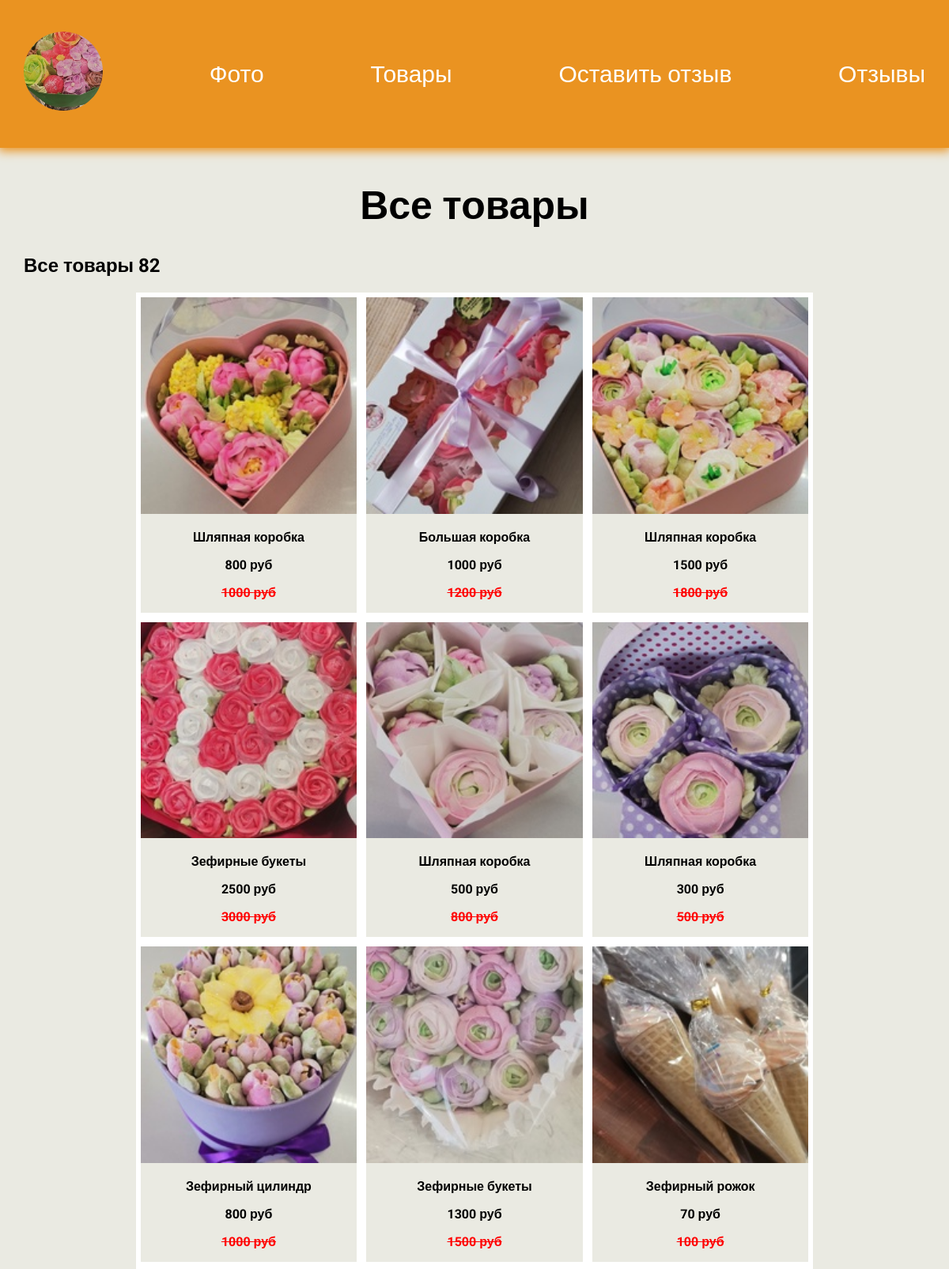
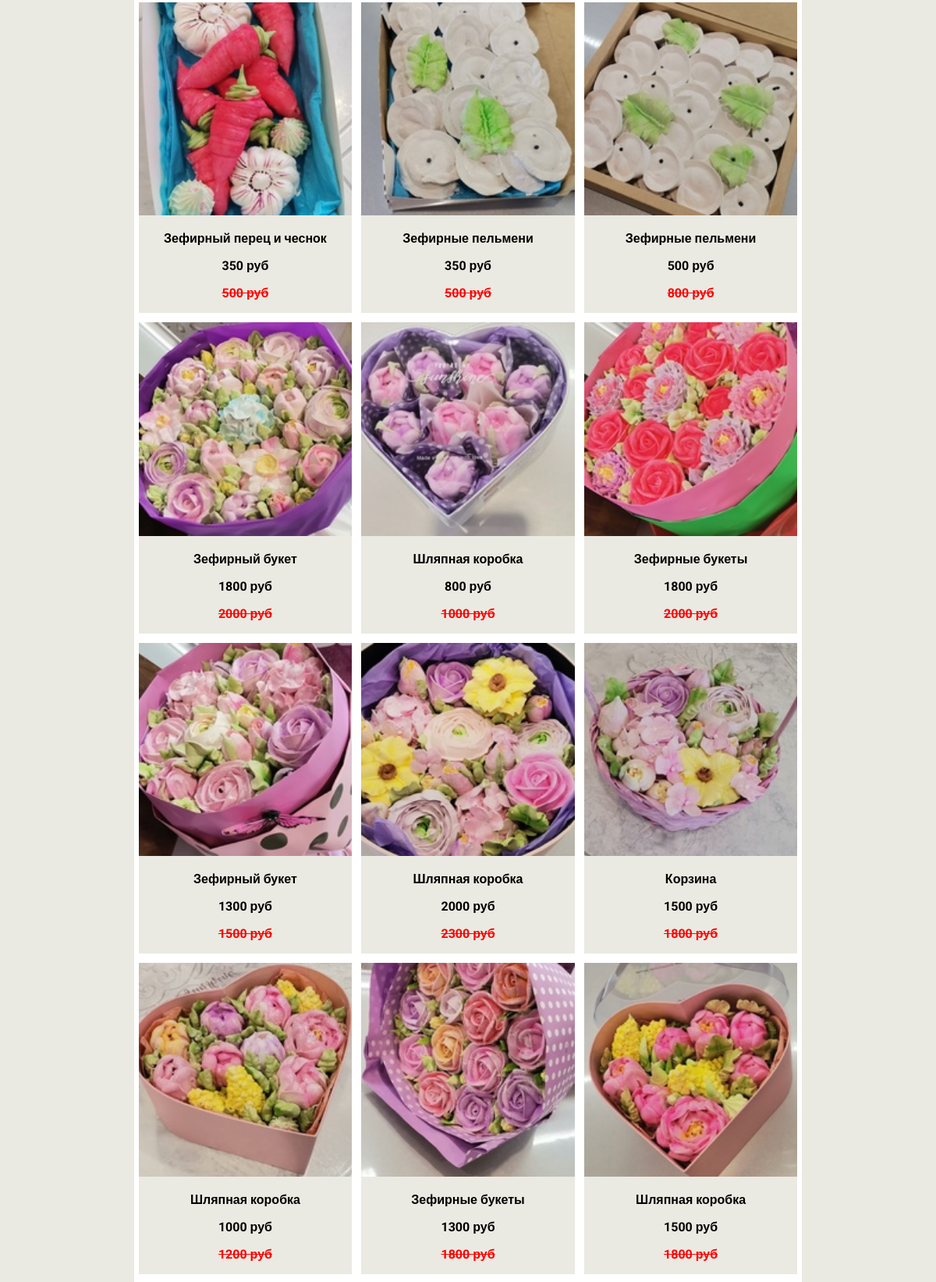
The app's page /product/ (upper part) with its own data (2 pictures, top to bottom).
### product/models.py (models this page shows, shortened)
class Product(models.Model):
    title = models.CharField(max_length=200, null=True, blank=True)
    name = models.CharField(max_length=200, null=True, blank=True)
    date = models.DateField()
    image = models.ImageField(upload_to='web/images/')
    new_price = models.IntegerField(default=0, null=True, blank=True)
    old_price = models.IntegerField(default=0, null=True, blank=True)

### product/views.py (the view)
# urls.py: path("", views.products, name='products'),
def products(request):
    product = Product.objects.order_by('-date')
    return render(request, 'product/products.html', {'products': product})

### product/templates/product/products.html
{% extends 'web/base.html' %}
{% load static %}
{% block content %}
<h1>Все товары</h1>
<h2 class="count">Все товары {{ products.count }}</h2>
    <div class="element_product">
        {% for product in products %}
        <div class="top">
            <a href="{% url 'product:detail' product.id %}">
                <img src="{{ product.image.url }}" alt="">
            </a>
                <p>{{ product.name }}</p>
                <p>{{ product.new_price }} руб</p>
            {% if product.old_price %}
                <p class="price">{{ product.old_price }} руб</p>
            {% endif %}
        </div>
        {% endfor %}
    </div>
{% endblock %}

### web/static/css/style.css (style rules this page uses)
body { font-family: 'Roboto',sans-serif; padding: 0; margin: 0; background:rgb(234, 234, 226); min-height: 100vh; margin: 0; display: flex; flex-direction: column; }
.element_product { display: flex; flex-wrap: wrap; justify-content:center; margin-bottom: 60px; }
.element_product .top { border: 6px solid #FFF; text-align: center; width: 24%; font-weight: bold; }
.top img { width: 100%; }
.price { color: red; text-decoration: line-through; }
h1 { text-align: center; font-size: 50px; }

### web/templates/web/base.html (style rules this page uses)
a { text-decoration:none; }

### records on screen
Product: image (picture), name "Шляпная коробка", new_price "800", old_price "1000"
Product: image (picture), name "Большая коробка", new_price "1000", old_price "1200"
Product: image (picture), name "Шляпная коробка", new_price "1500", old_price "1800"
Product: image (picture), name "Зефирные букеты", new_price "2500", old_price "3000"
Product: image (picture), name "Шляпная коробка", new_price "500", old_price "800"
Product: image (picture), name "Шляпная коробка", new_price "300", old_price "500"
Product: image (picture), name "Зефирный цилиндр", new_price "800", old_price "1000"
Product: image (picture), name "Зефирные букеты", new_price "1300", old_price "1500"
Product: image (picture), name "Зефирный рожок", new_price "70", old_price "100"
Product: image (picture), name "Зефирный перец и чеснок", new_price "350", old_price "500"
Product: image (picture), name "Зефирные пельмени", new_price "350", old_price "500"
Product: image (picture), name "Зефирные пельмени", new_price "500", old_price "800"
Product: image (picture), name "Зефирный букет", new_price "1800", old_price "2000"
Product: image (picture), name "Шляпная коробка", new_price "800", old_price "1000"
Product: image (picture), name "Зефирные букеты", new_price "1800", old_price "2000"
Product: image (picture), name "Зефирный букет", new_price "1300", old_price "1500"
Product: image (picture), name "Шляпная коробка", new_price "2000", old_price "2300"
Product: image (picture), name "Корзина", new_price "1500", old_price "1800"
Product: image (picture), name "Шляпная коробка", new_price "1000", old_price "1200"
Product: image (picture), name "Зефирные букеты", new_price "1300", old_price "1800"
Product: image (picture), name "Шляпная коробка", new_price "1500", old_price "1800"

### other values on screen
{{ products.count }} "82"
